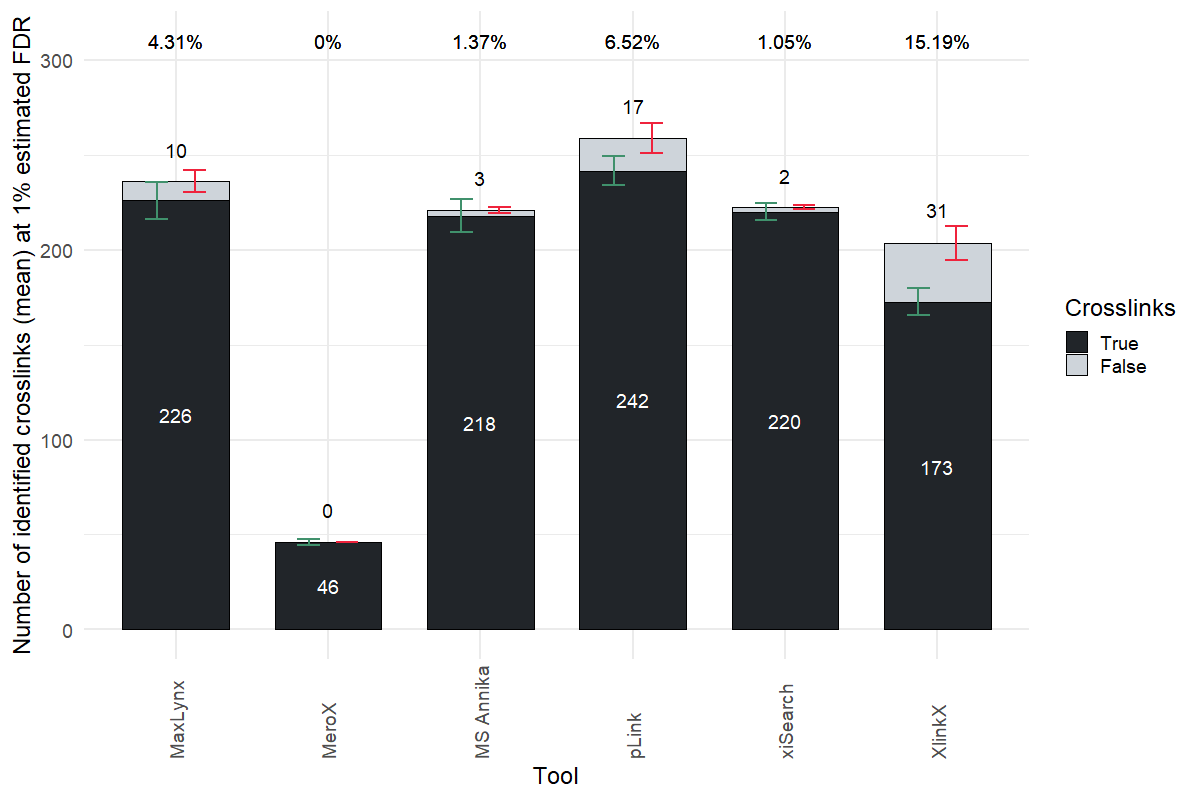

Reproduce this figure in R.
library(tidyverse)
library(readxl)

df <- read_excel("results.xlsx")

df <- df %>% 
  mutate(errorbar_position = ifelse(Type == "True XL", meanTrue, meanTrue + meanFalse)) %>% 
  mutate(txt_position = ifelse(Type == "True XL", round(meanTrue / 2), round(meanTrue + meanFalse) + 17)) %>% 
  mutate(Type = factor(Type, levels = c("True XL", "False XL")))

# export to 1200 x 800

ggplot(df, aes(x=Tool, y=Mean, fill=Type)) +
  geom_bar(stat="identity", color="black", width = 0.7, position = position_stack(reverse = T)) +
  scale_fill_manual(values = c("#212529", "#ced4da"),
                    labels = c("True", "False")) +
  geom_errorbar(aes(x=Tool, ymin=errorbar_position-SD, ymax=errorbar_position+SD), 
                colour = rep(c("#40916c", "#ef233c"), 6), width = 0.3, stat = "identity", linewidth = 1.0,
                position = position_dodge(0.5)) +
  #ggtitle("Dataset of synthetic peptides by Beveridge et al., 2020:\nNumber of identified crosslinks per tool at 1% estimated FDR\n(3 replicates, crosslinker: DSS)") +
  xlab("Tool") +
  ylab("Number of identified crosslinks (mean) at 1% estimated FDR") +
  ylim(c(0, 310)) +
  labs(fill="Crosslinks") +
  geom_text(aes(y=txt_position, label=round(Mean, 0)), color = rep(c("white", "black"), 6), size=5.0) +
  geom_text(aes(y = 310, label = paste0(round(FDR, 2), "%")), size=5.0, angle = 0, hjust = 0.5) +
  theme_minimal(base_size = 18) +
  theme(axis.text.x = element_text(angle = 90, hjust = 0, vjust = 0.5)) +
  guides(fill = guide_legend(ncol = 1, label.position = "right"))
